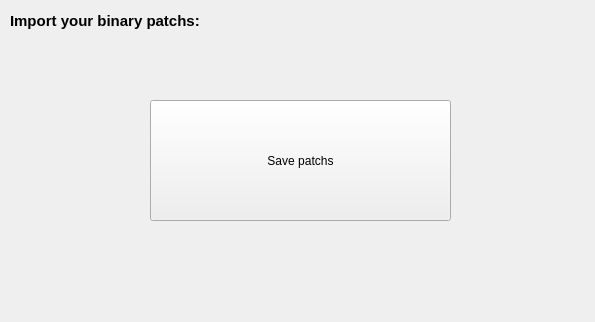
<?xml version="1.0" encoding="UTF-8"?>
<ui version="4.0">
 <class>ImportPatchs</class>
 <widget class="QMainWindow" name="ImportPatchs">
  <property name="geometry">
   <rect>
    <x>0</x>
    <y>0</y>
    <width>595</width>
    <height>322</height>
   </rect>
  </property>
  <property name="windowTitle">
   <string>Import Patchs</string>
  </property>
  <widget class="QWidget" name="centralwidget">
   <widget class="QLabel" name="label">
    <property name="geometry">
     <rect>
      <x>10</x>
      <y>10</y>
      <width>331</width>
      <height>21</height>
     </rect>
    </property>
    <property name="font">
     <font>
      <pointsize>11</pointsize>
      <bold>true</bold>
     </font>
    </property>
    <property name="text">
     <string>Import your binary patchs:</string>
    </property>
   </widget>
   <widget class="QPushButton" name="pushButton">
    <property name="geometry">
     <rect>
      <x>150</x>
      <y>100</y>
      <width>301</width>
      <height>121</height>
     </rect>
    </property>
    <property name="text">
     <string>Save patchs</string>
    </property>
   </widget>
  </widget>
 </widget>
 <resources/>
 <connections/>
</ui>
